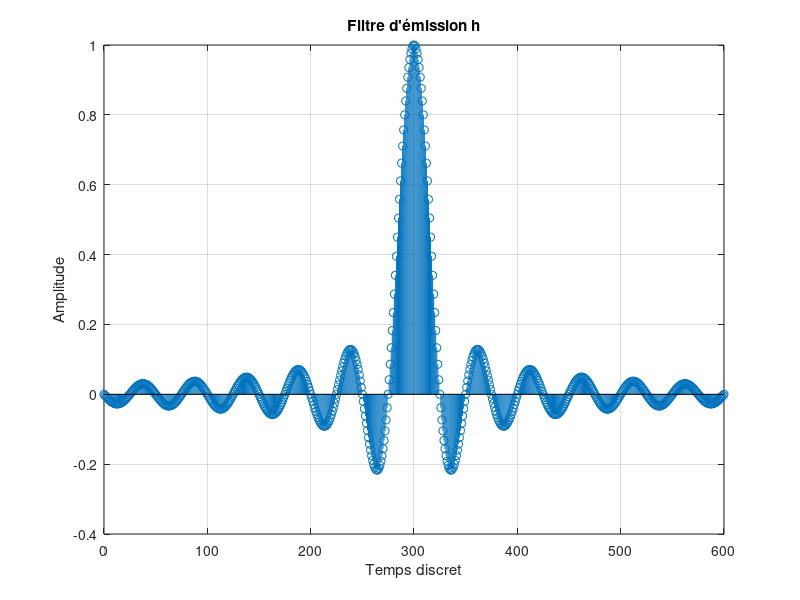
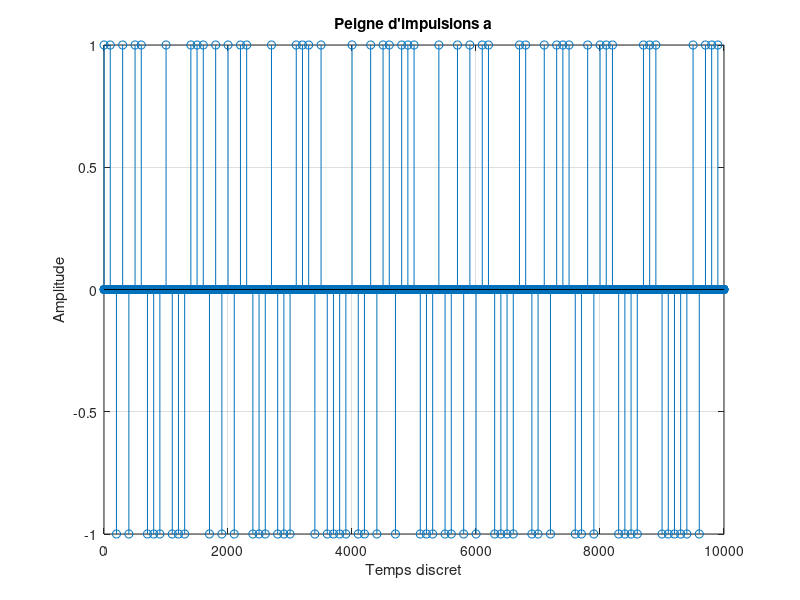
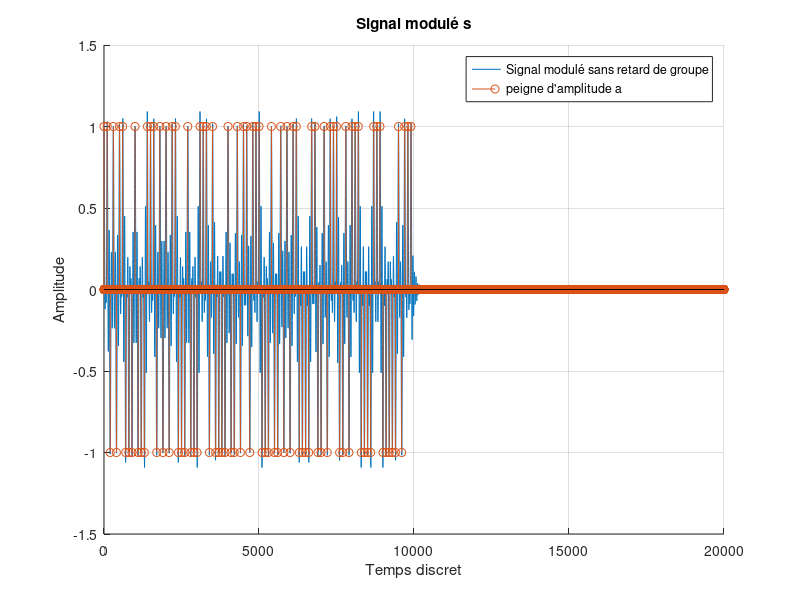
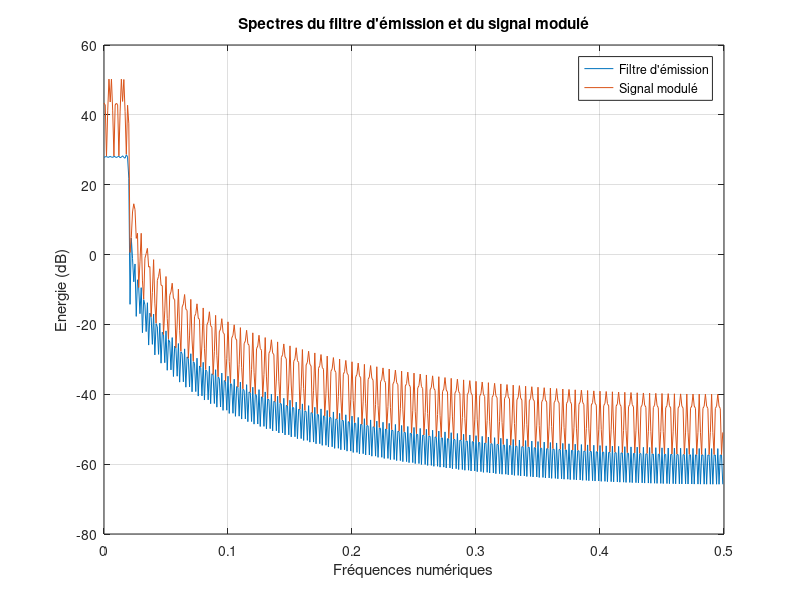

MATLAB code to generate these figures, in order:
clc; clear; close all

K = 100;%periode echantillonnage
N = 3*K; %on limite à +/- 3K
n = (-N:N)'; 

fmax = 1/K;
fc = 2*fmax; %Nyquist : fc > 2*fmax
k = 500;

%% Premiere etape : Filtre d'emission h
h = sinc(2*fc*(n - 2*n)); %filtre d'emission tronque
delay = grpdelay(h, 1, k); %calcul du retard de groupe
delay = mean(abs(delay));

t = (0:length(h)-1)';


%% Deuxieme etape : Amplitudes a
r = sign(randn(100, 1)); %generation sequences aleatoires


a = upsample(r, K);

figure(1)
stem(t, h)
grid()
title("Filtre d'émission h")
xlabel("Temps discret")
ylabel("Amplitude")

figure(2)
stem(a)
grid()
title("Peigne d'impulsions a")
xlabel("Temps discret")
ylabel("Amplitude")

%% Troisieme etape : Application du filtre au signal d'amplitude
figure(3)
h = [h; zeros(length(h), 1)];
a = [a; zeros(length(a), 1)];
s = filter(h, 1, a);
sb = s;
sb(1:delay) = [];
% plot(s) %avec retard de groupe
hold on
plot(sb) %sans retard de groupe
stem(a)
grid()
title("Signal modulé s")
xlabel("Temps discret")
ylabel("Amplitude")
legend("Signal modulé sans retard de groupe", "peigne d'amplitude a")

figure(4)
[H, w] = freqz(h, 1, k);
tftd_h = 20*log10(abs(H));

[S, w] = freqz(s, 1, k);
tftd_s = 20*log10(abs(S));
f = w/(2*pi);

plot(f, tftd_h)
hold on
plot(f, tftd_s)
grid()
title("Spectres du filtre d'émission et du signal modulé")
legend("Filtre d'émission", "Signal modulé")
xlabel("Fréquences numériques")
ylabel("Energie (dB)")
%energie spectrale depend entierement filtre d'emission
%peu importe si pas gain a 0dB, car deja impossible si gain (h) et energie
%(a) constantes non = 1, ca se multiplie avec la conv
%% Quatrieme etape : Demodulation
% for i = 1:K:length(n)
%     A(i) = sign(sb(i)); %sb car sans retard de groupe, sign pour arrondir a 1 ou -1 (ici pas besoin car parfait)
% end
A = downsample(sb, K);
A = A(1:length(r));
figure(5)
stem(A)
grid()
title("Démodulation")
xlabel("Temps discret")
ylabel("Amplitude")

%% Calcul des erreurs
seuilErreur = 10^-15;
e = abs(A-r);
nbErr = 0;
for i = 1:length(e)
    if e(i) < seuilErreur
        e(i) = 0;
        nbErr = nbErr;
    else
        e(i) = e(i);
        nbErr = nbErr + 1;
    end
end

tauxErreur = nbErr/(length(e))*100;

figure(6)
stem(e, 'x')
grid()
title("Représentation des erreurs")
xlabel("Echantillons")
ylabel("Amplitude d'erreur")